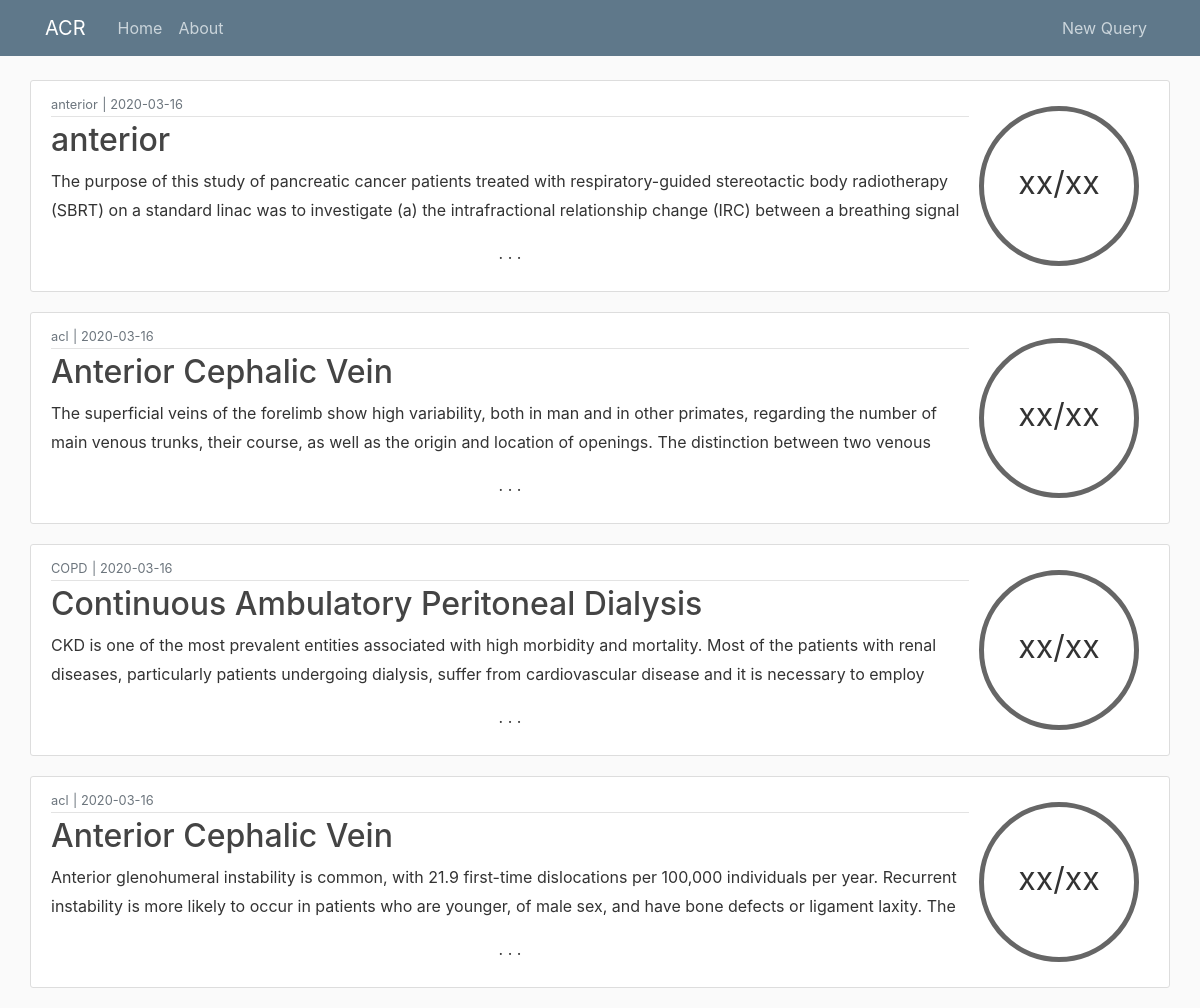
The page /home on the database its author committed.
### flaskblog/models.py (models this page shows, shortened)
class QueryT(db.Model):
    id = db.Column(db.Integer, primary_key=True)
    term = db.Column(db.String(100), nullable=False)
    origterm = db.Column(db.String(100), nullable=False)
    date_posted = db.Column(db.DateTime, nullable=False, default=datetime.utcnow)
    content = db.Column(db.Text, nullable=False)
    percentmatch = db.Column(db.Integer, nullable=False)

### flaskblog/routes.py (the view)
@app.route("/")
@app.route("/home")
def home():
    queriest = QueryT.query.all()
    queriest = queriest[::-1]
    tick_file = os.path.join(os.getcwd(), 'flaskblog/static/tick.png')
    picture_file = "tickg.jpg"
    return render_template('home.html', queriest=queriest, picture_file=picture_file)

### flaskblog/templates/home.html
{% extends "layout.html" %}
{% block content %}
    {% for queryt in queriest %}
        <article class="media content-section">
            <div class="media-body">
                <div class="article-metadata">
                    <small class="text-muted">{{ queryt.origterm }}</small>
                    <small class="text-muted"> | </small>
                    <small class="text-muted">{{ queryt.date_posted.strftime('%Y-%m-%d') }}</small>
                </div>
                <h2><a class="article-title" href="{{ url_for('queryt', queryt_id=queryt.id) }}">{{ queryt.term }}</a></h2>
                <p class="article-home">{{ queryt.content }}</p>
                <p class="cont-dash">. . .</p>
            </div>
            <div class = "align-self-center circle"><p></p>xx/xx</div>
        </article>
    {% endfor %}
{% endblock content %}

### flaskblog/templates/layout.html (shortened to what this page needs)
<!DOCTYPE html>
<html>
<head>
    <link rel="stylesheet" href="https://maxcdn.bootstrapcdn.com/bootstrap/4.0.0/css/bootstrap.min.css">
    <link rel="stylesheet" type="text/css" href="{{ url_for('static', filename='main.css') }}">
</head>
<body>
    <header class="site-header">
      <nav class="navbar navbar-expand-md navbar-dark bg-steel fixed-top">
        <div class="container">
          <a class="navbar-brand mr-4" href="/">ACR</a>
          <div class="collapse navbar-collapse" id="navbarToggle">
            <div class="navbar-nav mr-auto">
              <a class="nav-item nav-link" href="{{ url_for('home') }}">Home</a>
              <a class="nav-item nav-link" href="{{ url_for('about') }}">About</a>
            </div>
            <div class="navbar-nav">
                <a class="nav-item nav-link" href="{{ url_for('new_queryt') }}">New Query</a>
            </div>
          </div>
        </div>
      </nav>
    </header>
    <main role="main" class="container">
      <div class="row">
        <div>
          {% block content %}{% endblock %}
        </div>
      </div>
    </main>
</body>
</html>

### flaskblog/static/main.css (style rules this page uses)
body { background: #fafafa; color: #333333; margin-top: 5rem; }
h1, h2, h3, h4, h5, h6 { color: #444444; }
.bg-steel { background-color: #5f788a; }
.site-header .navbar-nav .nav-link { color: #cbd5db; }
.content-section { vertical-align: central; background: #ffffff; padding: 10px 20px; border: 1px solid #dddddd; border-radius: 3px; margin-bottom: 20px; }
.circle { width: 5em; height: 5em; line-height: 3.5em; border-radius: 50%; text-align: center; font-size: 32px; border: 5px solid #666; margin: 10px; }
.article-title { color: #444444; }
.article-home { white-space: pre-line; overflow: hidden; text-overflow: ellipsis; max-height: 3.6em; line-height: 1.8em; }
.cont-dash { text-align: center; }
.article-metadata { padding-bottom: 1px; margin-bottom: 4px; border-bottom: 1px solid #e3e3e3; }

### rows shown on the page
QueryT: origterm "anterior", date_posted "2020-03-16", term "anterior", content "The purpose of this study of pancreatic cancer patients treated with respiratory-guided stereotactic body radiotherapy (SBRT) on a standard linac was to investigate (a) the intrafractional relationship change (IRC) between a breathing signal…"
QueryT: origterm "acl", date_posted "2020-03-16", term "Anterior Cephalic Vein", content "The superficial veins of the forelimb show high variability, both in man and in other primates, regarding the number of main venous trunks, their course, as well as the origin and location of openings. The distinction between two venous…"
QueryT: origterm "COPD", date_posted "2020-03-16", term "Continuous Ambulatory Peritoneal Dialysis", content "CKD is one of the most prevalent entities associated with high morbidity and mortality. Most of the patients with renal diseases, particularly patients undergoing dialysis, suffer from cardiovascular disease and it is necessary to employ…"
QueryT: origterm "acl", date_posted "2020-03-16", term "Anterior Cephalic Vein", content "Anterior glenohumeral instability is common, with 21.9 first-time dislocations per 100,000 individuals per year. Recurrent instability is more likely to occur in patients who are younger, of male sex, and have bone defects or ligament laxity. The…"
